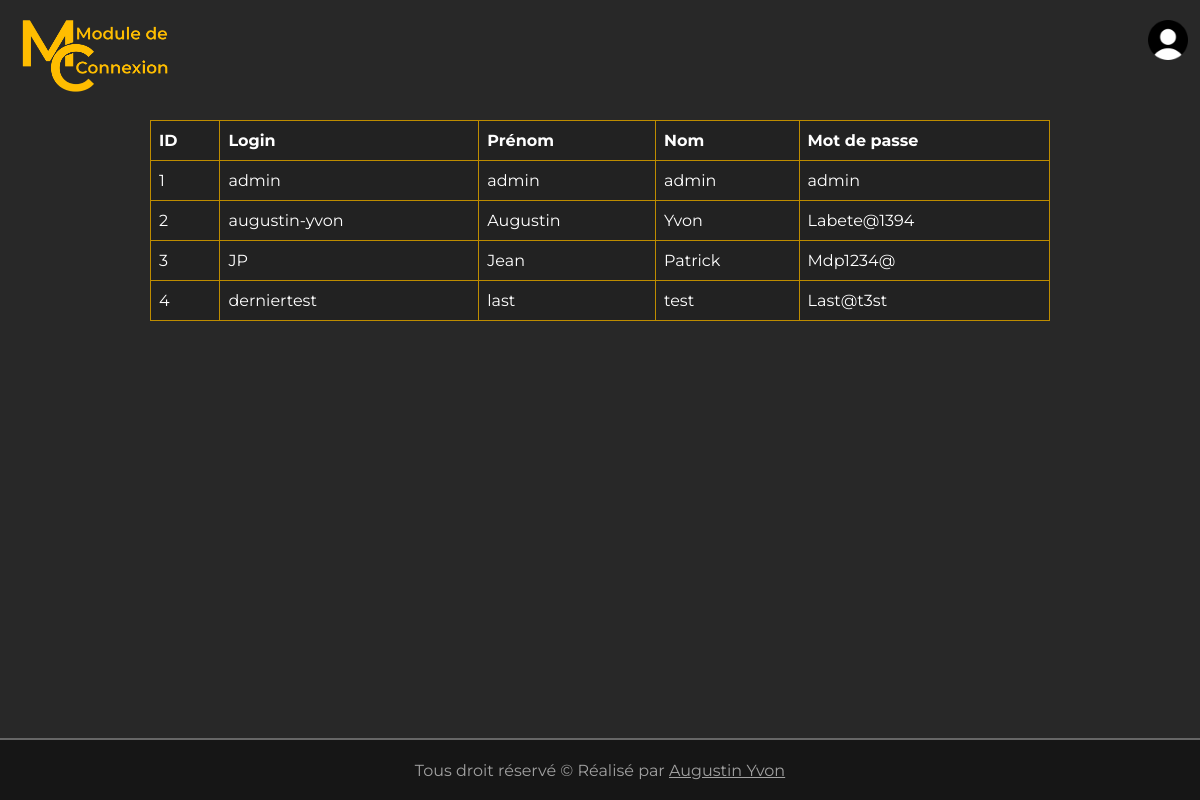
The app's page /admin.php with its own data.
### tables this page shows
CREATE TABLE IF NOT EXISTS `user` (
  `id` int NOT NULL AUTO_INCREMENT,
  `login` varchar(255) NOT NULL,
  `firstname` varchar(255) NOT NULL,
  `lastname` varchar(255) NOT NULL,
  `password` varchar(255) NOT NULL,
  PRIMARY KEY (`id`)
);

### admin.php (the view, shortened to what this page needs)
<?php
$conn = new PDO('mysql:host=localhost;dbname=moduleconnexion;port=3308','root', '');
?>
<!DOCTYPE html>
<html lang="fr">
    <head>
        <link rel="stylesheet" href="./assets/css/admin.css">
    </head>
    <body>
        <header>
            <div class="header-logo">
                <img onclick="location.href='index.php';" src="./assets/img/logo-module-connexion.png" alt="logo module de connexion" title="logo module de connexion">
            </div>
            <div class="header-profil">
                <div class="header-profil-container">
                    <?php if (isset($_SESSION['user'])) : ?>
                        <?php $user = $_SESSION['user'];
                        if ($user instanceof Utilisateur && $user->getLogState() == true) :?>
                            <?php if ($user->getLogin() !== 'admin') : ?>
                                <img onclick="location.href='profil.php';" src="./assets/img/icone-profil-blanc.png" alt="icone profil" title="Profil">
                            <?php else : ?>
                                <img onclick="location.href='admin.php';" src="./assets/img/icone-profil-blanc.png" alt="icone profil" title="Profil">
                            <?php endif; ?>
                        <?php else : ?>
                            <img onclick="location.href='connexion.php';" src="./assets/img/icone-profil-blanc.png" alt="icone profil" title="Profil">
                        <?php endif; ?>
                    <?php else : ?>
                        <img onclick="location.href='connexion.php';" src="./assets/img/icone-profil-blanc.png" alt="icone profil" title="Profil">
                    <?php endif; ?>
                </div>
            </div>
        </header>
        <section class="main-container">
            <?php
                $query = "SELECT * FROM user";
                $stmt = $conn->prepare($query);
                $stmt->execute();
                $users = $stmt->fetchAll(PDO::FETCH_ASSOC);
                echo '<table>';
                    echo '<tr>';
                        echo '<th>ID</th>';
                        echo '<th>Login</th>';
                        echo '<th>Prénom</th>';
                        echo '<th>Nom</th>';
                        echo '<th>Mot de passe</th>';
                    echo '</tr>';
                foreach ($users as $user) {
                    echo '<tr>';
                        echo '<td>' . $user['id'] . '</td>';
                        echo '<td>' . $user['login'] . '</td>';
                        echo '<td>' . $user['firstname'] . '</td>';
                        echo '<td>' . $user['lastname'] . '</td>';
                        echo '<td>' . $user['password'] . '</td>';
                    echo '</tr>';
                }
                echo '</table>';
            ?>
        </section>
        <footer>
            <p>
                Tous droit réservé © Réalisé par
                <a href="https://augustin-yvon.github.io/portfolio/" target="_blank" title="Mon Porfolio">Augustin Yvon</title></a>
            </p>
        </footer>
    </body>
</html>

### assets/css/admin.css (style rules this page uses)
.main-container { margin: auto; margin-top: 5vh; flex-grow: 1; }
table { border: 1px solid #be8c00; border-collapse: collapse; width: 75vw; text-indent: 0; }
th, td { text-align: left; background-color: rgb(34, 34, 34); color: white; padding: 8px; border: 1px solid #be8c00; }
tr { height: 5vh; }

### assets/css/main.css (style rules this page uses)
body { margin: 0; padding: 0; width: 100vw; height: 100vh; font-family: Montserrat; display: flex; flex-direction: column; background-color: #282828; color: white; }
p { margin: 0; }
a { color: white; }
header { display: flex; justify-content: center; height: 10vh; }
.header-logo { width: 50%; }
.header-logo img { height: 100%; padding-top: 2vh; padding-left: 1.5vw; cursor: pointer; }
.header-profil { display: flex; justify-content: right; width: 50%; padding-right: 1vw; }
.header-profil-container { display: flex; flex-direction: column; justify-content: center; align-items: center; gap: 10px; }
.header-profil img { width: 40px; cursor: pointer; }
footer { display: flex; justify-content: center; align-items: center; width: 100vw; height: 5vw; background-color: #161616; color: rgb(161, 161, 161); border-top: 2px solid #666666; }
footer a { color: rgb(161, 161, 161); }

### records on screen
user: id "1", login "admin", firstname "admin", lastname "admin", password "admin"
user: id "2", login "augustin-yvon", firstname "Augustin", lastname "Yvon", password "Labete@1394"
user: id "3", login "JP", firstname "Jean", lastname "Patrick", password "Mdp1234@"
user: id "4", login "derniertest", firstname "last", lastname "test", password "Last@t3st"
